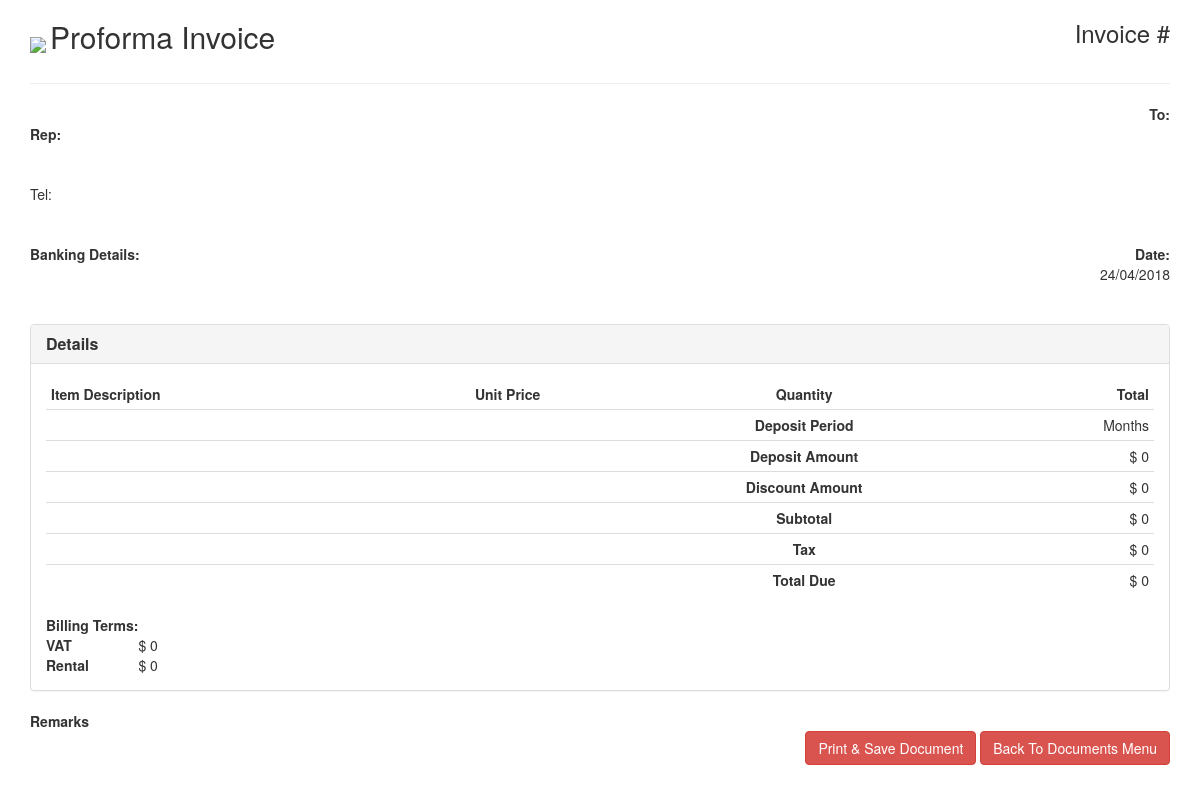
Before: /viewpfinvoice.php with the older database file.
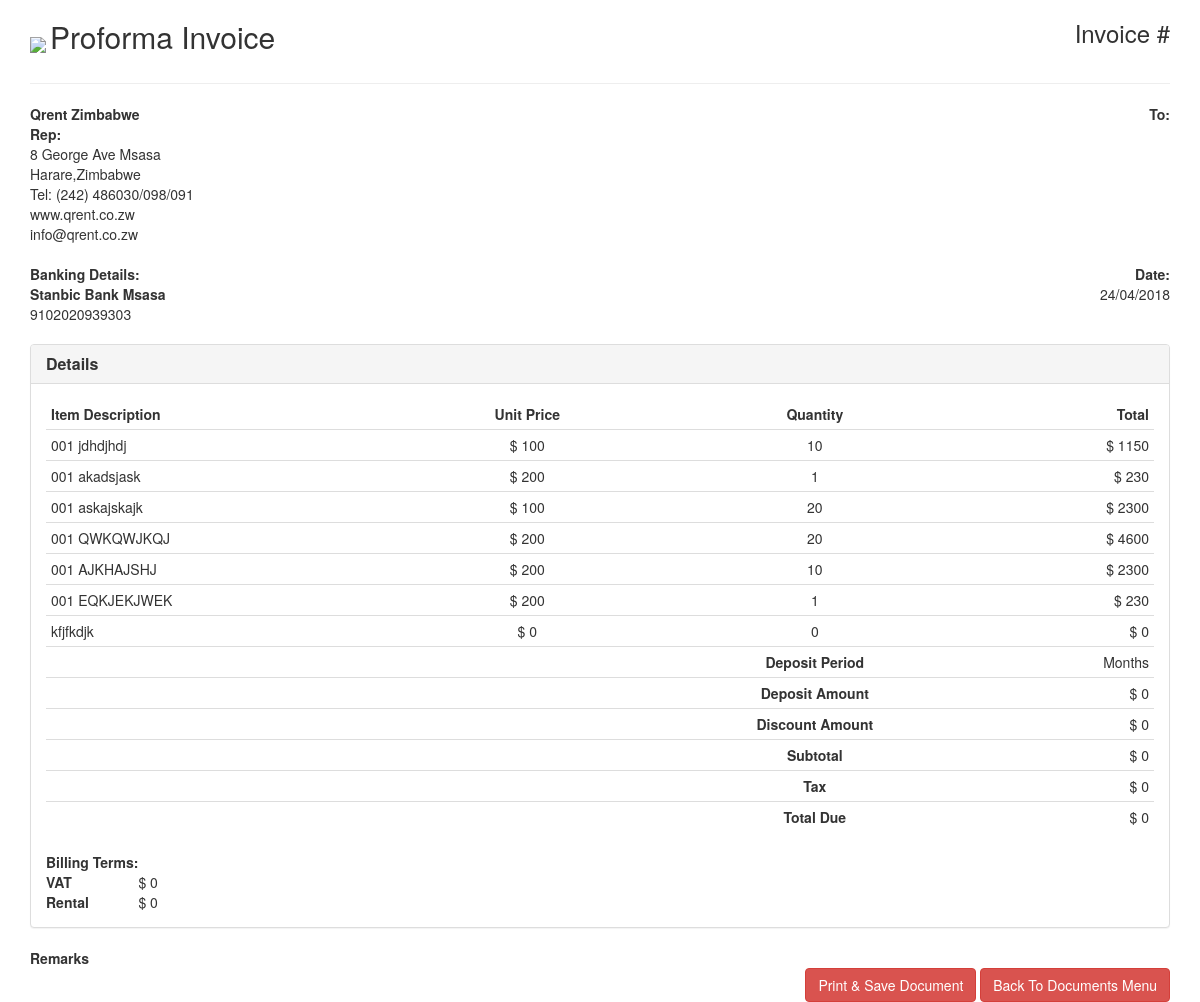
After: the same page with the newer database file.
### tables this page shows
CREATE TABLE `branch` (
  `ID` int(10) NOT NULL,
  `BranchName` varchar(60) NOT NULL,
  `BranchAddress` varchar(50) NOT NULL,
  `BranchAddress2` varchar(50) NOT NULL,
  `City` varchar(50) NOT NULL,
  `BranchBank` varchar(50) NOT NULL,
  `BankAccount` varchar(50) NOT NULL,
  `BranchTelephone` varchar(30) NOT NULL,
  `BranchEmail` varchar(50) NOT NULL,
  `BranchWebsite` varchar(40) NOT NULL
);

CREATE TABLE `invserialslines` (
  `Docno` varchar(30) NOT NULL,
  `Description` varchar(40) NOT NULL,
  `StoreCode` varchar(40) NOT NULL,
  `ItemCode` varchar(40) NOT NULL,
  `serialno` varchar(60) NOT NULL,
  `DDate` timestamp NOT NULL DEFAULT CURRENT_TIMESTAMP,
  `Qty` double NOT NULL,
  `UnitCost` double NOT NULL,
  `Tax` double NOT NULL,
  `LnTotal` double NOT NULL,
  `ExtDescription` varchar(30) NOT NULL,
  `CustID` varchar(40) NOT NULL
);

### viewpfinvoice.php (the view, shortened to what the changed rows need)
<?php
function round_up($number, $precision = 2)
{
    $fig = (int) str_pad('1', $precision, '0');
    return (ceil($number * $fig) / $fig);
}
$query = "SELECT * FROM branch where id=1";
$result = mysql_query($query);
$branchrow = mysql_fetch_array($result);
$profno=$_REQUEST['docno'];
$query2 = "SELECT * FROM invserialsheader where docno='$profno'";
$result2 = mysql_query($query2);
$headerrow = mysql_fetch_array($result2);
$query3 = "SELECT * FROM invserialslines where docno='$profno'";
$result3 = mysql_query($query3);
?>
<!DOCTYPE html>
<head>
<link href="//netdna.bootstrapcdn.com/bootstrap/3.1.0/css/bootstrap.min.css" rel="stylesheet" id="bootstrap-css">
</head>
<div class="container">
    <div class="row">
        <div class="col-xs-12">
    		<div class="invoice-title">
    		<img src="http://qrent.co.zw/wp-content/uploads/2016/05/Qrent-Logo-75x.jpg">    	<h2>Proforma Invoice</h2><h3 class="pull-right">Invoice # <?php echo $headerrow['Docno']; ?></h3>
    		</div>
    		<div class="row">
    			<div class="col-xs-6">
    				<address>
    				<strong><?php echo $branchrow['BranchName']; ?></strong><br>
					<strong>Rep:</strong><?php echo $headerrow['username']; ?><br>
    					<?php echo $branchrow['BranchAddress'];?><br>
    					<?php echo $branchrow['BranchAddress2']; ?><br>
    					Tel: <?php echo $branchrow['BranchTelephone']; ?><br>
    			<?php echo $branchrow['BranchWebsite']; ?><br>
    				<?php echo $branchrow['BranchEmail']; ?>
    				</address>
    			</div>
    		</div>
    		<div class="row">
    			<div class="col-xs-6">
    				<address>
    					<strong>Banking Details:</strong><br>
    					<strong><?php echo $branchrow['BranchBank']; ?></strong><br>
    				<?php echo $branchrow['BankAccount'];; ?>
    				</address>
    			</div>
    		</div>
    	</div>
    </div>
    <div class="row">
    	<div class="col-md-12">
    		<div class="panel panel-default">
    			<div class="panel-body">
    				<div class="table-responsive">
    					<table id="proformaInvoiceTable1" class="table table-condensed">
    						<thead>
                                <tr>
        							<td><strong>Item Description</strong></td>
        							<td class="text-center"><strong>Unit Price</strong></td>
        							<td class="text-center"><strong>Quantity</strong></td>
        							<td class="text-right"><strong>Total</strong></td>
                                </tr>
    						</thead>
    						<tbody>
							<?php
							while($row = mysql_fetch_array($result3)){
		echo "<tr><td>".$row['StoreCode']." ".$row['Description']."</td><td class=\"text-center\">$ ".round_up($row['UnitCost'])."</td><td class=\"text-center\">".$row['Qty']."</td><td class=\"text-right\">$ ".round_up($row['LnTotal'])."</td></tr>";
}
							?>
    						</tbody>
    					</table>
    				</div>
    			</div>
    		</div>
    	</div>
    </div>
</div>
<html>

Changed rows visible on the page:
added branch: BranchName "Qrent Zimbabwe", BranchAddress "8 George Ave Msasa", BranchAddress2 "Harare,Zimbabwe", BranchTelephone "(242) 486030/098/091", BranchWebsite "www.qrent.co.zw", BranchEmail "info@qrent.co.zw", BranchBank "Stanbic Bank Msasa", BankAccount "9102020939303"
added invserialslines: StoreCode "001", Description "jdhdjhdj", UnitCost "100", Qty "10", LnTotal "1150"
added invserialslines: StoreCode "001", Description "akadsjask", UnitCost "200", Qty "1", LnTotal "230"
added invserialslines: StoreCode "001", Description "askajskajk", UnitCost "100", Qty "20", LnTotal "2300"
added invserialslines: StoreCode "001", Description "QWKQWJKQJ", UnitCost "200", Qty "20", LnTotal "4600"
added invserialslines: StoreCode "001", Description "AJKHAJSHJ", UnitCost "200", Qty "10", LnTotal "2300"
added invserialslines: StoreCode "001", Description "EQKJEKJWEK", UnitCost "200", Qty "1", LnTotal "230"
added invserialslines: Description "kfjfkdjk", UnitCost "0", Qty "0", LnTotal "0"
